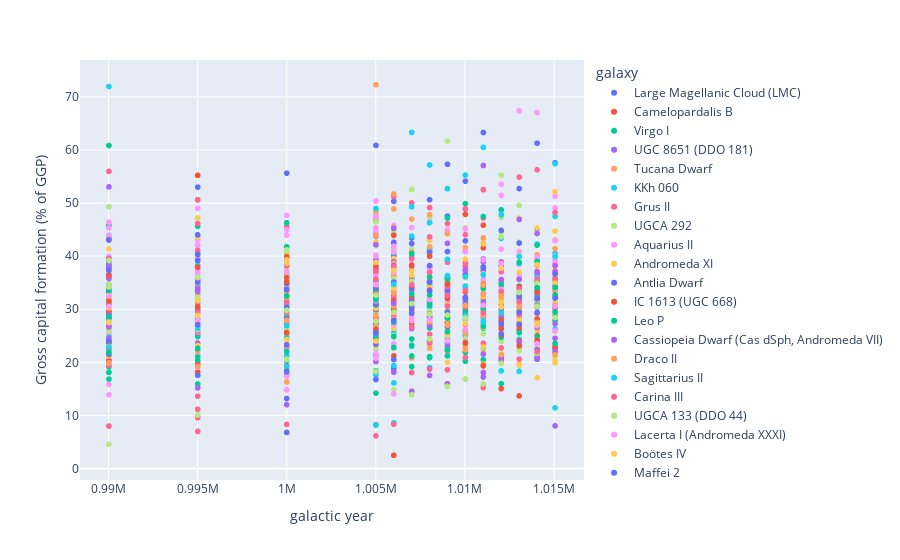

The notebook cell this image was saved under:
### Code cell
import plotly.express as px
import plotly.graph_objects as go
fig = px.scatter(df_1, x = 'galactic year', y ='Gross capital formation (% of GGP)', color = 'galaxy')
fig.show()
